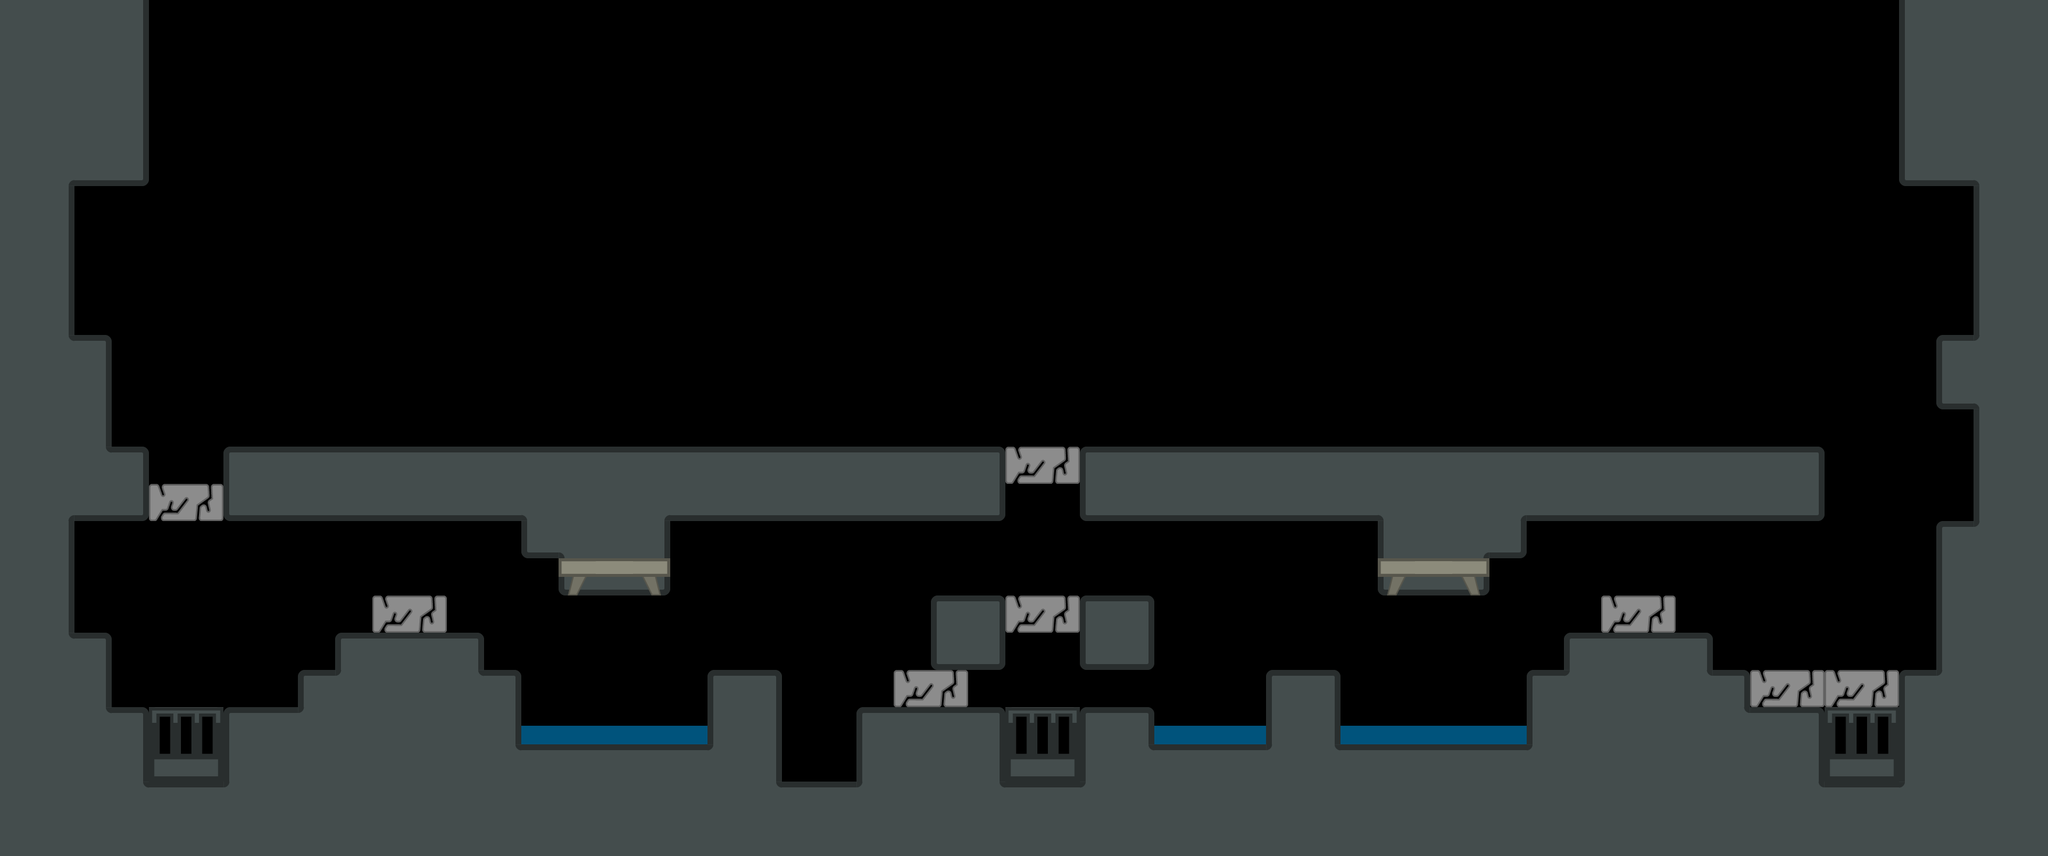

A level layout from a 2D game, rendered from its tile map. Below: a short description, then the map file with tile-grid data replaced by summaries:
An orthogonal 55x23 tile map with 64x64 px tiles, 4 tile layers (platform, baddies, Special, water), 9 hidden layers not drawn.

<map version="1.4" tiledversion="1.4.2" orientation="orthogonal" renderorder="right-down" width="55" height="23" tilewidth="64" tileheight="64" infinite="0" nextlayerid="28" nextobjectid="1">
 <tileset firstgid="1" name="myTiles" tilewidth="64" tileheight="64" tilecount="216" columns="27">
  <image source="../../tiles00.png" width="1728" height="512" />
 </tileset>
 <layer id="7" name="bd" width="55" height="23" visible="0">
  <data>[1265 cells, 0 non-empty, 0 distinct tile ids]</data>
 </layer>
 <layer id="19" name="bg01" width="55" height="23" visible="0">
  <data>[1265 cells, 0 non-empty, 0 distinct tile ids]</data>
 </layer>
 <layer id="12" name="collectiblesMap" width="55" height="23" visible="0">
  <data>[1265 cells, 7 non-empty, 2 distinct tile ids]</data>
 </layer>
 <layer id="9" name="wind" width="55" height="23" visible="0" opacity="0.17">
  <data>[1265 cells, 0 non-empty, 0 distinct tile ids]</data>
 </layer>
 <layer id="5" name="collectibles" width="55" height="23" visible="0">
  <data>[1265 cells, 7 non-empty, 4 distinct tile ids]</data>
 </layer>
 <layer id="25" name="blocks" width="55" height="23" visible="0">
  <data>[1265 cells, 603 non-empty, 5 distinct tile ids]</data>
 </layer>
 <layer id="27" name="platform" width="55" height="23">
  <data>[1265 cells, 444 non-empty, 15 distinct tile ids]</data>
 </layer>
 <layer id="26" name="shadow" width="55" height="23" visible="0">
  <data>[1265 cells, 812 non-empty, 9 distinct tile ids]</data>
 </layer>
 <layer id="10" name="baddies" width="55" height="23">
  <data>[1265 cells, 6 non-empty, 3 distinct tile ids]</data>
 </layer>
 <layer id="6" name="Special" width="55" height="23">
  <data>[1265 cells, 16 non-empty, 2 distinct tile ids]</data>
 </layer>
 <layer id="8" name="water" width="55" height="23" opacity="0.49">
  <data>[1265 cells, 13 non-empty, 1 distinct tile ids]</data>
 </layer>
 <layer id="14" name="foreground02" width="55" height="23" visible="0">
  <data>[1265 cells, 8 non-empty, 5 distinct tile ids]</data>
 </layer>
 <layer id="16" name="foreground01" width="55" height="23" visible="0">
  <data>[1265 cells, 1 non-empty, 1 distinct tile ids]</data>
 </layer>
</map>
